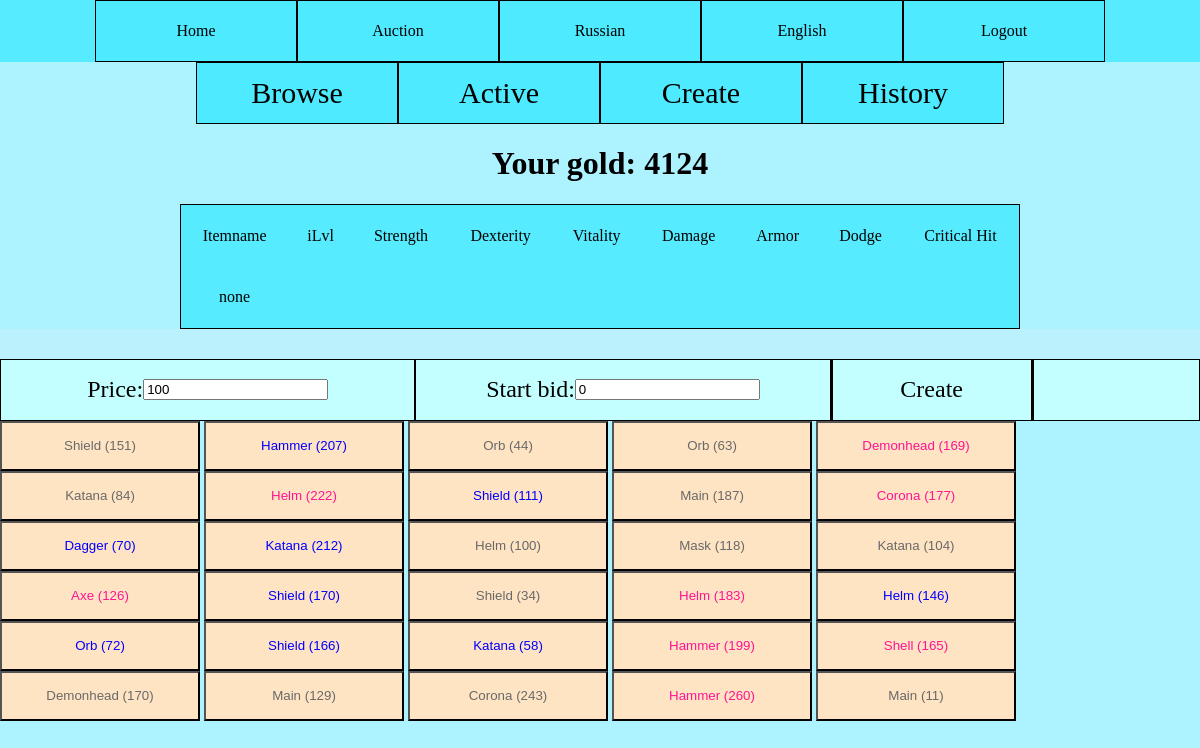
Page /en/auction/create (signed in) on the earlier database version.
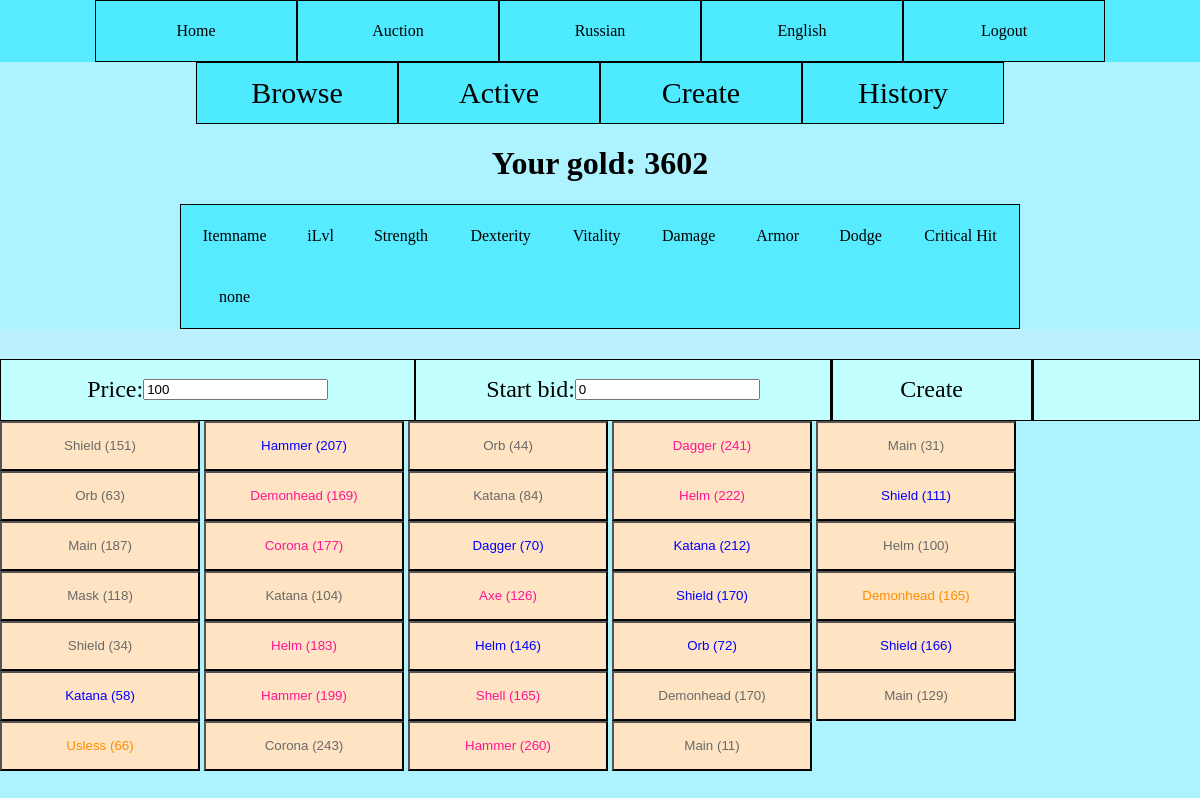
Same page on the later database version.
### main/models.py (models this page shows)
class Character(models.Model):
    user = models.OneToOneField(User, on_delete=models.CASCADE, null=True)
    gold = models.BigIntegerField(default=0)
    eq_weapon = models.ForeignKey('Item', on_delete=models.SET_NULL, null=True, related_name="weapon")
    eq_helm   = models.ForeignKey('Item', on_delete=models.SET_NULL, null=True, related_name="helm")
    eq_armor  = models.ForeignKey('Item', on_delete=models.SET_NULL, null=True, related_name="armor")
    eq_offhand= models.ForeignKey('Item', on_delete=models.SET_NULL, null=True, related_name="offhand")

class Item(models.Model):
    item_name = models.CharField(max_length=30,null=True)
    item_level = models.IntegerField(default=0)
    item_tupe = models.IntegerField(null=True)
    item_rarity = models.IntegerField(null=True)
    character_id = models.ForeignKey(Character, on_delete=models.SET_NULL,null=True)
    used = models.BooleanField(default=False)

### main/views.py (the view)
# urls.py: path('auction/create', views.AuctionCreate, name='create_auction'),
def AuctionCreate(request):
    if request.user.is_authenticated:
        current_user = request.user
        char = Character.objects.get(user=current_user)
        items = Item.objects.filter(character_id=char.pk).filter(used=False)
        local_item = []
        for x in items:
            local_item.append(LocalItem(x))
        context = {'items': local_item, 'char':char}
        return render(request, 'auction/auction_make.html', context=context)
    else:
        return HttpResponseForbidden()

### templates/auction/auction_make.html (shortened to what this page needs)
{% extends "auction/Auction.html" %}
{% load i18n %}
{% block main %}
        {% include "items/stat_table.html" %}
    <div class="main">
        <div class="lots">
            <div class="head">
                <div class="info_long">
                    {% trans "Price" %}: <input id="max_price" type="int" value="100">
                </div>
                <div class="info_long">
                    {% trans "Start bid" %}: <input id="start_bet" type="int" value="0">
                </div>
                <div class="info">
                    <div class="butt" onclick="CreateLoot()">{% trans "Create" %}</div>
                </div>
                <div class="info" id="item_id">
                </div>
            </div>
        </div>
    </div>
    <div id="scrolls">
        {% for x in items %}
            {% include "items/item_small.html" with item=x only %}
        {% endfor %}
    </div>
{% endblock %}

### templates/auction/Auction.html
{% extends "base.html" %}
{% load i18n %}
{% block header %}
    <div class="menu">
        <a href="/auction">{% trans "Browse" %}</a>
        <a href="/auction/my">{% trans "Active" %}</a>
        <a href="/auction/create">{% trans "Create" %}</a>
        <a href="/auction/log">{% trans "History" %}</a>
    </div>
{% endblock %}
{% block content %}
    <h1><div style="text-align: center;">{% trans "Your gold" %}: {{ char.gold }}</div></h1>
    {% block main %}
    {% endblock %}
{% endblock %}

### templates/items/item_small.html
{% load i18n %}
{% if item %}
    <button class="item_info" id="{{ item.pk }}" onmouseenter="Display({{ item.pk }})" onclick="ItemClick({{ item.pk }})">
        {% if item.rarity == 0  %}
            <span style="color: #696969; ">
        {% elif item.rarity == 1 %}
            <span style="color: blue; ">
        {% elif item.rarity == 2 %}
            <span style="color: deeppink; ">
        {% else %}
            <span style="color: darkorange; ">
        {% endif %}
            {{ item.name }} ({{ item.ilvl }})
        </span>
    </button>
{% else %}
    <button class="item_info" id="0">
        {% trans "Empty" %}
    </button>
{% endif %}

Differences in the rows shown:
changed Character: gold "4124" → "3602"
now on this page (row edited): Item: name "Dagger"
now on this page (row edited): Item: name "Main"
now on this page (row edited): Item: name "Demonhead"
now on this page (row edited): Item: name "Usless"
Other differences:
new list line: "( 241 )"
new list line: "( 31 )"
new list line: "( 165 )"
new list line: "( 66 )"
